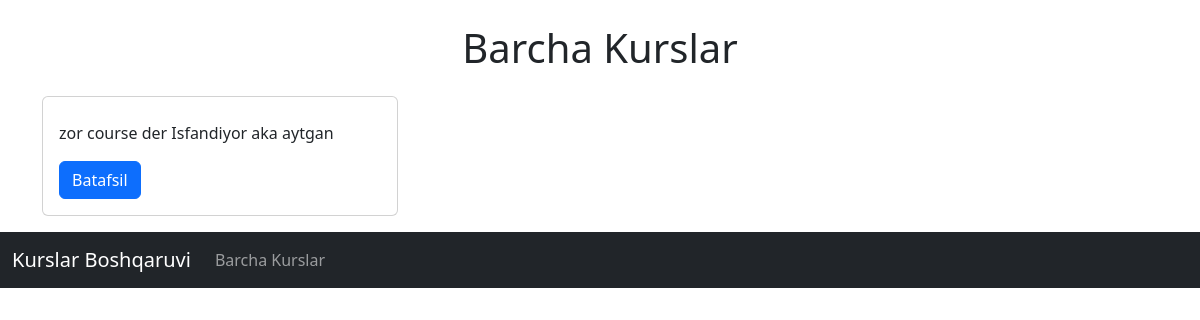
Before: / with the older database file.
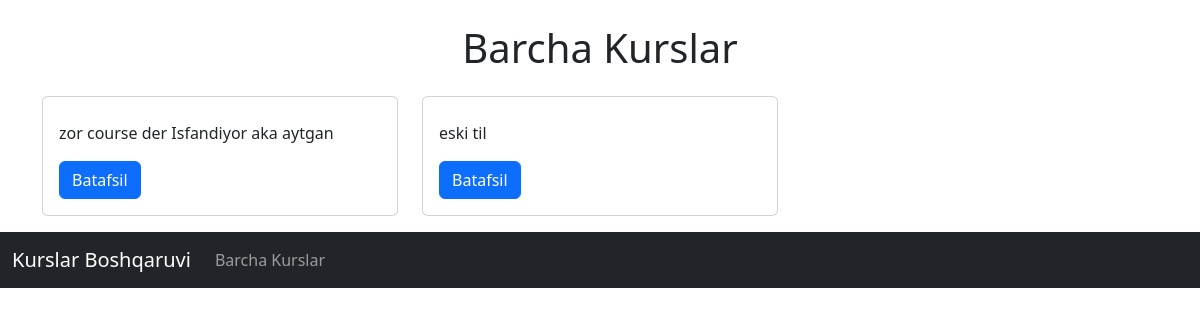
After: the same page with the newer database file.
### app/models.py (models this page shows, shortened)
class Course(models.Model):
    name  = models.CharField(max_length=200)
    description = models.TextField()

### app/views.py (the view)
# urls.py: path('', views.course_list, name='course_list'),
def course_list(request):
    courses = Course.objects.all()
    return render(request, 'course_list.html',{'courses': courses})

### templates/course_list.html (shortened to what this page needs)
{% extends 'base.html' %}
{% block content %}
<h1 class="text-center mb-4">Barcha Kurslar</h1>
<div class="row">
    {% for course in courses %}
    <div class="col-md-4">
        <div class="card mb-3">
            <div class="card-body">
                <p class="card-text">{{ course.description|truncatewords:15 }}</p>
                <a href="{% url 'lesson_list' course.id %}" class="btn btn-primary">Batafsil</a>
            </div>
        </div>
    </div>
    {% endfor %}
</div>
{% endblock %}

### templates/base.html (shortened to what this page needs)
<!DOCTYPE html>
<html lang="en">
<head>
    <link href="https://cdn.jsdelivr.net/npm/bootstrap@5.3.0-alpha3/dist/css/bootstrap.min.css" rel="stylesheet">
</head>
<body>
    <div class="container mt-4">
        {% block content %}{% endblock %}
    </div>
    <nav class="navbar navbar-expand-lg navbar-dark bg-dark">
        <div class="container-fluid">
            <a class="navbar-brand" href="/">Kurslar Boshqaruvi</a>
            <div class="collapse navbar-collapse" id="navbarNav">
                <ul class="navbar-nav">
                    <li class="nav-item">
                        <a class="nav-link" href="/">Barcha Kurslar</a>
                    </li>
                </ul>
            </div>
        </div>
    </nav>
</body>
</html>

Changed rows visible on the page:
added Course: description "eski til"
